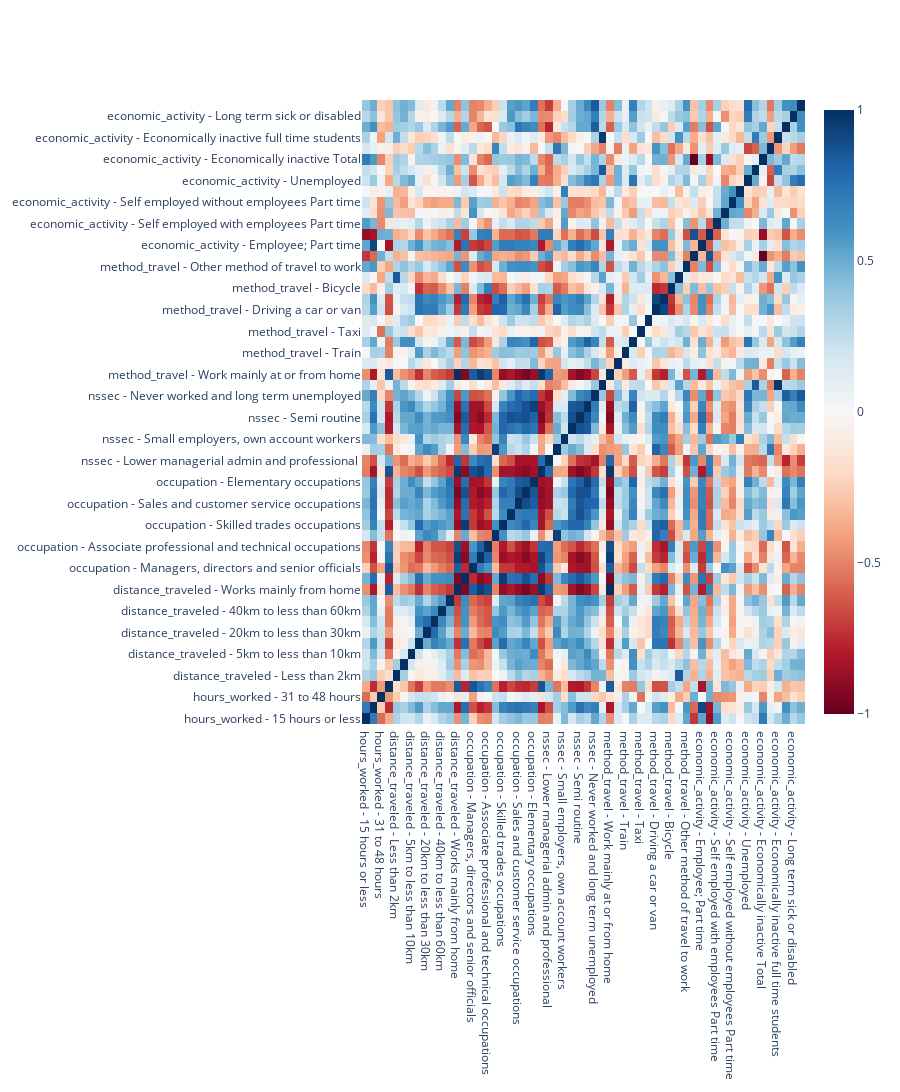

Notebook cell for this chart:
### Code cell
# Select numerical columns for correlation matrix and PCA
numerical_columns = gdf.select_dtypes(include=[np.number]).columns.tolist()

# Generate correlation matrix
corr_matrix = gdf[numerical_columns].corr()

# Create a heatmap of the correlation matrix using plotly
import plotly.graph_objects as go
heatmap = go.Figure(data=go.Heatmap(z=corr_matrix.values, x=list(corr_matrix.columns), y=list(corr_matrix.index), colorscale='RdBu'))
heatmap.update_layout(autosize=True, height=1400)
print("We have " + str(len(gdf.columns)) + " variables for our analysis.")
heatmap.show()

### Figure 1 — Plotly figure (JSON) as saved in the notebook; plotly's stock layout.template omitted (floating-point values rounded to 4 significant figures; data arrays with more than 128 entries replaced by an {"elided": "..."} marker saying what was removed)
{"data": [{"colorscale": [[0, "rgb(103,0,31)"], [0.1, "rgb(178,24,43)"], [0.2, "rgb(214,96,77)"], [0.3, "rgb(244,165,130)"], [0.4, "rgb(253,219,199)"], [0.5, "rgb(247,247,247)"], [0.6, "rgb(209,229,240)"], [0.7, "rgb(146,197,222)"], [0.8, "rgb(67,147,195)"], [0.9, "rgb(33,102,172)"], [1, "rgb(5,48,97)"]], "type": "heatmap", "x": ["hours_worked - 15 hours or less", "hours_worked - 16 to 30 hours", "hours_worked - 31 to 48 hours", "hours_worked - 49 or more hours", "distance_traveled - Less than 2km", "distance_traveled - 2km to less than 5km", "distance_traveled - 5km to less than 10km", "distance_traveled - 10km to less than 20km", "distance_traveled - 20km to less than 30km", "distance_traveled - 30km to less than 40km", "distance_traveled - 40km to less than 60km", "distance_traveled - 60km and over", "distance_traveled - Works mainly from home", "distance_traveled - Other", "occupation - Managers, directors and senior officials", "occupation - Professional occupations", "occupation - Associate professional and technical occupations", "occupation - Adminis-trative and secretarial occupations", "occupation - Skilled trades occupations", "occupation - Caring, leisure and other service occupations", "occupation - Sales and customer service occupations", "occupation - Process, plant and machine operatives", "occupation - Elementary occupations", "nssec - Higher managerial admin and professional ", "nssec - Lower managerial admin and professional ", "nssec - Intermediate ", "nssec - Small employers, own account workers", "nssec - Lower supervisory and technical ", "nssec - Semi routine", "nssec - Routine ", "nssec - Never worked and long term unemployed", "nssec - Full time students", "method_travel - Work mainly at or from home", "method_travel - Under-ground; metro; light rail; tram", "method_travel - Train", "method_travel - Bus; minibus or coach", "method_travel - Taxi", "method_travel - Motorcycle; scooter or moped", "method_travel - Driving a car or van", "method_travel - Passenger in a car or van", "method_travel - Bicycle", "method_travel - On foot", "method_travel - Other method of travel to work", "economic_activity - Economically active Total", "economic_activity - Employee; Part time", "economic_activity - Employee; Full time", "economic_activity - Self employed with employees Part time", "economic_activity - Self employed with employees Full time", "economic_activity - Self employed without employees Part time", "economic_activity - Self employed without employees Full time", "economic_activity - Unemployed", "economic_activity - Economically active Full time student", "economic_activity - Economically inactive Total", "economic_activity - Economically inactive: retired", "economic_activity - Economically inactive full time students", "economic_activity - Looking after home or family", "economic_activity - Long term sick or disabled", "economic_activity - Economically inactive: other"], "y": ["hours_worked - 15 hours or less", "hours_worked - 16 to 30 hours", "hours_worked - 31 to 48 hours", "hours_worked - 49 or more hours", "distance_traveled - Less than 2km", "distance_traveled - 2km to less than 5km", "distance_traveled - 5km to less than 10km", "distance_traveled - 10km to less than 20km", "distance_traveled - 20km to less than 30km", "distance_traveled - 30km to less than 40km", "distance_traveled - 40km to less than 60km", "distance_traveled - 60km and over", "distance_traveled - Works mainly from home", "distance_traveled - Other", "occupation - Managers, directors and senior officials", "occupation - Professional occupations", "occupation - Associate professional and technical occupations", "occupation - Adminis-trative and secretarial occupations", "occupation - Skilled trades occupations", "occupation - Caring, leisure and other service occupations", "occupation - Sales and customer service occupations", "occupation - Process, plant and machine operatives", "occupation - Elementary occupations", "nssec - Higher managerial admin and professional ", "nssec - Lower managerial admin and professional ", "nssec - Intermediate ", "nssec - Small employers, own account workers", "nssec - Lower supervisory and technical ", "nssec - Semi routine", "nssec - Routine ", "nssec - Never worked and long term unemployed", "nssec - Full time students", "method_travel - Work mainly at or from home", "method_travel - Under-ground; metro; light rail; tram", "method_travel - Train", "method_travel - Bus; minibus or coach", "method_travel - Taxi", "method_travel - Motorcycle; scooter or moped", "method_travel - Driving a car or van", "method_travel - Passenger in a car or van", "method_travel - Bicycle", "method_travel - On foot", "method_travel - Other method of travel to work", "economic_activity - Economically active Total", "economic_activity - Employee; Part time", "economic_activity - Employee; Full time", "economic_activity - Self employed with employees Part time", "economic_activity - Self employed with employees Full time", "economic_activity - Self employed without employees Part time", "economic_activity - Self employed without employees Full time", "economic_activity - Unemployed", "economic_activity - Economically active Full time student", "economic_activity - Economically inactive Total", "economic_activity - Economically inactive: retired", "economic_activity - Economically inactive full time students", "economic_activity - Looking after home or family", "economic_activity - Long term sick or disabled", "economic_activity - Economically inactive: other"], "z": {"elided": "58x58 float values"}}], "layout": {"autosize": true, "height": 1400}}
